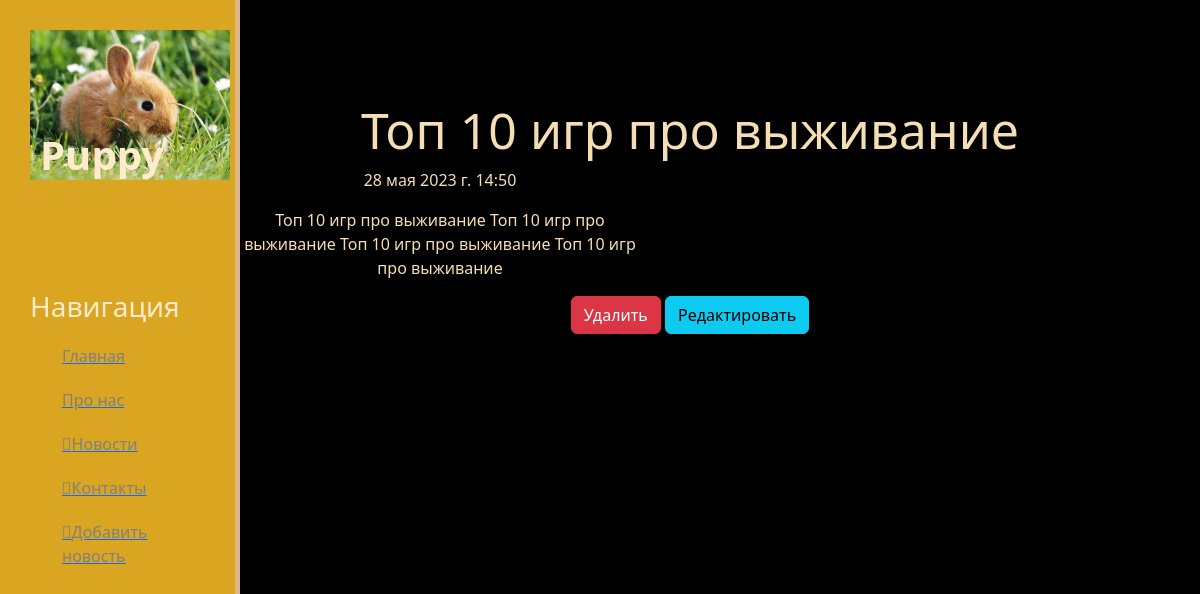
Screenshot of /news/1 with the database file from the repository.
### news/models.py (models this page shows, shortened)
class Articles(models.Model):
    title = models.CharField('Название',max_length=50,default='')
    anons = models.CharField('Анонс',max_length=250,default='')
    full_text = models.TextField('Статья')
    date = models.DateTimeField('Дата публикации')
    class Meta:
        verbose_name = 'Новость'
        verbose_name_plural = 'Новости'

### news/views.py (the view)
# urls.py: path('<int:pk>',views.NewsDetailView.as_view(),name='news-detail'),
class NewsDetailView(DetailView):
    model = Articles
    template_name = 'news/details_view.html'
    context_object_name = 'article'

### news/templates/news/details_view.html (shortened to what this page needs)
{% extends 'main/layout.html' %}
{% block content %}
    <div class = "features">
        <h1>{{ article.title }}</h1>
        <p>{{ article.date }}</p>
        <p>{{ article.full_text }}</p>
        <a href="{% url 'news-delete' article.id %}" class="btn btn-danger">Удалить</a>
        <a href="{% url 'news-update' article.id %}" class="btn btn-info">Редактировать</a>
    </div>
{% endblock %}

### main/static/main/css/main.css (style rules this page uses)
body { background: black; }
main .features { float: left; color: wheat; margin-top: 100px; text-align: center; width: 75%; }
main .features h1 { font-size: 50px; }
main .features p { max-width: 400px; margin: 20 px auto; }

### rows the page displays
Articles: title "Топ 10 игр про выживание", date "28 мая 2023 г. 14:50", full_text "Топ 10 игр про выживание Топ 10 игр про выживание Топ 10 игр про выживание Топ 10 игр про выживание"
